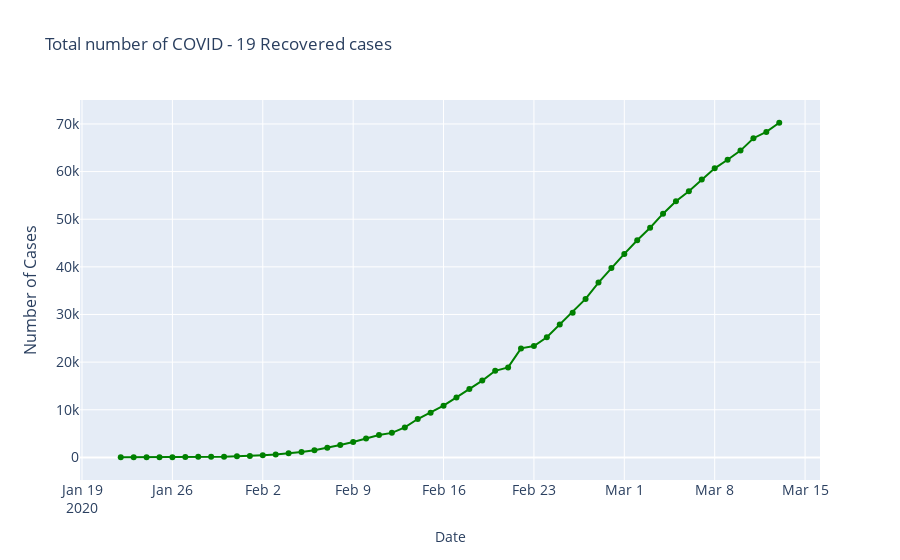

Write notebook code for a chart like this one.
### Code cell
fig = go.Figure()
fig.add_trace(go.Scatter(x=sortrecovered['Date'], 
                         y=sortrecovered['Recovered'],
                         mode='lines+markers',
                         name='Confirmed',
                         line=dict(color='Green', width=2)
                        ))
fig.update_layout(
    title='Total number of COVID - 19 Recovered cases',
    xaxis_title='Date',
    xaxis_tickfont_size=14,
    yaxis=dict(
        title='Number of Cases',
        titlefont_size=16,
        tickfont_size=14,
    )
)

### Figure 1 — Plotly figure (JSON) as saved in the notebook; plotly's stock layout.template omitted (floating-point values rounded to 4 significant figures)
{"data": [{"line": {"color": "Green", "width": 2}, "mode": "lines+markers", "name": "Confirmed", "type": "scatter", "x": ["2020-01-22T00:00:00", "2020-01-23T00:00:00", "2020-01-24T00:00:00", "2020-01-25T00:00:00", "2020-01-26T00:00:00", "2020-01-27T00:00:00", "2020-01-28T00:00:00", "2020-01-29T00:00:00", "2020-01-30T00:00:00", "2020-01-31T00:00:00", "2020-02-01T00:00:00", "2020-02-02T00:00:00", "2020-02-03T00:00:00", "2020-02-04T00:00:00", "2020-02-05T00:00:00", "2020-02-06T00:00:00", "2020-02-07T00:00:00", "2020-02-08T00:00:00", "2020-02-09T00:00:00", "2020-02-10T00:00:00", "2020-02-11T00:00:00", "2020-02-12T00:00:00", "2020-02-13T00:00:00", "2020-02-14T00:00:00", "2020-02-15T00:00:00", "2020-02-16T00:00:00", "2020-02-17T00:00:00", "2020-02-18T00:00:00", "2020-02-19T00:00:00", "2020-02-20T00:00:00", "2020-02-21T00:00:00", "2020-02-22T00:00:00", "2020-02-23T00:00:00", "2020-02-24T00:00:00", "2020-02-25T00:00:00", "2020-02-26T00:00:00", "2020-02-27T00:00:00", "2020-02-28T00:00:00", "2020-02-29T00:00:00", "2020-03-01T00:00:00", "2020-03-02T00:00:00", "2020-03-03T00:00:00", "2020-03-04T00:00:00", "2020-03-05T00:00:00", "2020-03-06T00:00:00", "2020-03-07T00:00:00", "2020-03-08T00:00:00", "2020-03-09T00:00:00", "2020-03-10T00:00:00", "2020-03-11T00:00:00", "2020-03-12T00:00:00", "2020-03-13T00:00:00"], "y": [28, 30, 36, 39, 52, 61, 107, 126, 143, 222, 284, 472, 623, 852, 1124, 1487, 2011, 2616, 3241, 3943, 4680, 5147, 6292, 8055, 9392, 10862, 12580, 14349, 16118, 18174, 18885, 22881, 23389, 25222, 27899, 30378, 33271, 36704, 39775, 42709, 45595, 48221, 51163, 53789, 55858, 58351, 60687, 62487, 64404, 67003, 68324, 70251]}], "layout": {"title": {"text": "Total number of COVID - 19 Recovered cases"}, "xaxis": {"tickfont": {"size": 14}, "title": {"text": "Date"}}, "yaxis": {"tickfont": {"size": 14}, "title": {"font": {"size": 16}, "text": "Number of Cases"}}}}
